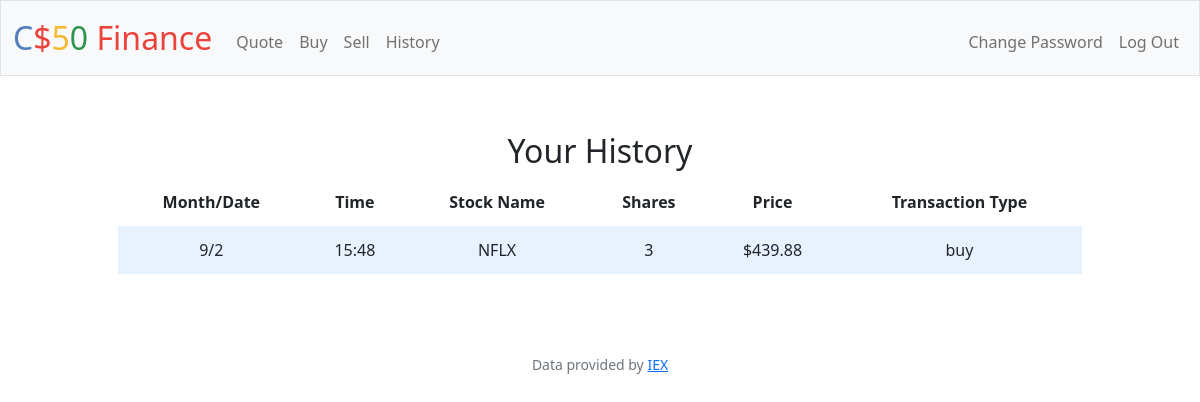
Screenshot of /history (signed in) with the database file from the repository.
### tables this page shows
CREATE TABLE log(
transaction_id INTEGER PRIMARY KEY AUTOINCREMENT NOT NULL,
user_id INTEGER NOT NULL,
month INTEGER NOT NULL,
day INTEGER NOT NULL,
time TEXT NOT NULL,
symbol TEXT NOT NULL,
shares INTEGER NOT NULL,
price NUMERIC NOT NULL,
transaction_type TEXT NOT NULL,
FOREIGN KEY(user_id) REFERENCES users(id)
);

### app.py (the view)
@app.route("/history")
@login_required
def history():
    logs = db.execute("SELECT * FROM log WHERE user_id = ?", session["user_id"])
    return render_template("history.html", logs=logs)

### app.py (called while the page is built)
@app.after_request
def after_request(response):
    response.headers["Cache-Control"] = "no-cache, no-store, must-revalidate"
    response.headers["Expires"] = 0
    response.headers["Pragma"] = "no-cache"
    return response

### helpers.py (called while the page is built)
def login_required(f):
    @wraps(f)
    def decorated_function(*args, **kwargs):
        if session.get("user_id") is None:
            return redirect("/login")
        return f(*args, **kwargs)
    return decorated_function

def usd(value):
    return f"${value:,.2f}"

### templates/history.html (shortened to what this page needs)
{% extends "layout.html" %}
{% block main %}
<div class="container">
    <div class="section">
        <h2>Your History</h2>
        <table>
            <thead>
                <tr>
                    <th>Month/Date</th>
                    <th>Time</th>
                    <th>Stock Name</th>
                    <th>Shares</th>
                    <th>Price</th>
                    <th>Transaction Type</th>
                </tr>
            </thead>
            <tbody>
                {% for log in logs %}
                <tr>
                   <td>{{ log["month"] }}/{{ log["day"] }}</td>
                   <td>{{ log["time"] }}</td>
                   <td>{{ log["symbol"] }}</td>
                   <td>{{ log["shares"] }}</td>
                   <td>{{ log["price"] | usd }}</td>
                   <td>{{ log["transaction_type"] }}</td>
                </tr>
                {% endfor %}
            </tbody>
        </table>
    </div>
</div>
{% endblock %}

### static/styles.css (style rules this page uses)
body { background-color: #fff; color: #212529; font-size: 1rem; font-weight: 400; line-height: 1.5; margin: 0; text-align: left; }
.container { margin-left: auto; margin-right: auto; padding-left: 15px; padding-right: 15px; text-align: center; width: 90%; }
.section { padding-bottom: 1rem; padding-left: 2rem; padding-right: 2rem; padding-top: 0.5rem; }
table { background-color: transparent; margin-bottom: 1rem; width: 100%; }
table th, table td { padding: 0.75rem; vertical-align: middle; }
tbody tr:nth-of-type(odd) { background-color: rgb(179, 208, 255, 0.3) }

### rows the page displays
log: month "9", day "2", time "15:48", symbol "NFLX", shares "3", price "$439.88", transaction_type "buy"
